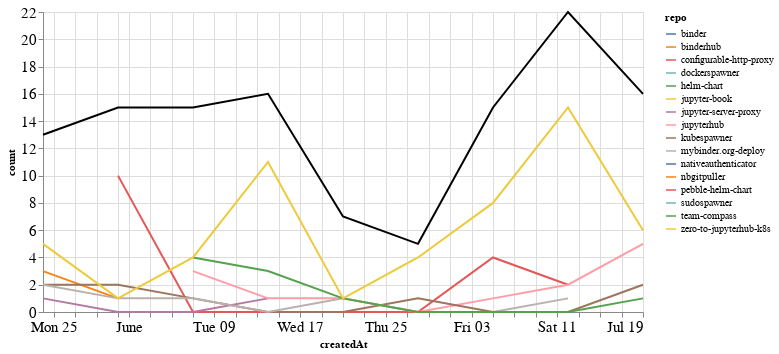

Write notebook code for a chart like this one.
### Markdown cell above
## Comments

### Code cell
comments_time = comments.groupby('repo').resample('W', on='createdAt').count()['author'].reset_index()
comments_time = comments_time.rename(columns={'author': 'count'})
comments_time_total = comments_time.groupby('createdAt').agg({"count": "sum"}).reset_index()
ch1 = alt.Chart(comments_time, width=600).mark_line().encode(
    x='createdAt',
    y='count',
    color='repo',
    tooltip="repo"
)

ch2 = alt.Chart(comments_time_total, width=600).mark_line(color="black").encode(
    x='createdAt',
    y='count',
)

ch1 + ch2

### Figure 1 — Vega-Lite specification as saved in the notebook (floating-point values rounded to 4 significant figures)
{"config": {"axisLeft": {"labelFontSize": 15}, "axisBottom": {"labelFontSize": 15}}, "layer": [{"data": {"name": "data-c9aec3d8c1747e147cfee46cfba9868f"}, "mark": "line", "encoding": {"color": {"type": "nominal", "field": "repo"}, "tooltip": {"type": "nominal", "field": "repo"}, "x": {"type": "temporal", "field": "createdAt"}, "y": {"type": "quantitative", "field": "count"}}, "width": 600}, {"data": {"name": "data-76139c4a3afed67f1107d5f05f49c852"}, "mark": {"type": "line", "color": "black"}, "encoding": {"x": {"type": "temporal", "field": "createdAt"}, "y": {"type": "quantitative", "field": "count"}}, "width": 600}], "$schema": "https://vega.github.io/schema/vega-lite/v4.8.1.json", "datasets": {"data-c9aec3d8c1747e147cfee46cfba9868f": [{"repo": "binder", "createdAt": "2020-07-19T00:00:00", "count": 2}, {"repo": "binderhub", "createdAt": "2020-05-24T00:00:00", "count": 3}, {"repo": "binderhub", "createdAt": "2020-05-31T00:00:00", "count": 1}, {"repo": "configurable-http-proxy", "createdAt": "2020-05-31T00:00:00", "count": 10}, {"repo": "configurable-http-proxy", "createdAt": "2020-06-07T00:00:00", "count": 0}, {"repo": "configurable-http-proxy", "createdAt": "2020-06-14T00:00:00", "count": 0}, {"repo": "configurable-http-proxy", "createdAt": "2020-06-21T00:00:00", "count": 0}, {"repo": "configurable-http-proxy", "createdAt": "2020-06-28T00:00:00", "count": 0}, {"repo": "configurable-http-proxy", "createdAt": "2020-07-05T00:00:00", "count": 4}, {"repo": "configurable-http-proxy", "createdAt": "2020-07-12T00:00:00", "count": 2}, {"repo": "dockerspawner", "createdAt": "2020-07-05T00:00:00", "count": 1}, {"repo": "helm-chart", "createdAt": "2020-06-07T00:00:00", "count": 1}, {"repo": "jupyter-book", "createdAt": "2020-07-12T00:00:00", "count": 1}, {"repo": "jupyter-server-proxy", "createdAt": "2020-05-24T00:00:00", "count": 1}, {"repo": "jupyter-server-proxy", "createdAt": "2020-05-31T00:00:00", "count": 0}, {"repo": "jupyter-server-proxy", "createdAt": "2020-06-07T00:00:00", "count": 0}, {"repo": "jupyter-server-proxy", "createdAt": "2020-06-14T00:00:00", "count": 1}, {"repo": "jupyterhub", "createdAt": "2020-06-07T00:00:00", "count": 3}, {"repo": "jupyterhub", "createdAt": "2020-06-14T00:00:00", "count": 1}, {"repo": "jupyterhub", "createdAt": "2020-06-21T00:00:00", "count": 1}, {"repo": "jupyterhub", "createdAt": "2020-06-28T00:00:00", "count": 0}, {"repo": "jupyterhub", "createdAt": "2020-07-05T00:00:00", "count": 1}, {"repo": "jupyterhub", "createdAt": "2020-07-12T00:00:00", "count": 2}, {"repo": "jupyterhub", "createdAt": "2020-07-19T00:00:00", "count": 5}, {"repo": "kubespawner", "createdAt": "2020-05-24T00:00:00", "count": 2}, {"repo": "kubespawner", "createdAt": "2020-05-31T00:00:00", "count": 2}, {"repo": "kubespawner", "createdAt": "2020-06-07T00:00:00", "count": 1}, {"repo": "kubespawner", "createdAt": "2020-06-14T00:00:00", "count": 0}, {"repo": "kubespawner", "createdAt": "2020-06-21T00:00:00", "count": 0}, {"repo": "kubespawner", "createdAt": "2020-06-28T00:00:00", "count": 1}, {"repo": "kubespawner", "createdAt": "2020-07-05T00:00:00", "count": 0}, {"repo": "kubespawner", "createdAt": "2020-07-12T00:00:00", "count": 0}, {"repo": "kubespawner", "createdAt": "2020-07-19T00:00:00", "count": 2}, {"repo": "mybinder.org-deploy", "createdAt": "2020-05-24T00:00:00", "count": 2}, {"repo": "mybinder.org-deploy", "createdAt": "2020-05-31T00:00:00", "count": 1}, {"repo": "mybinder.org-deploy", "createdAt": "2020-06-07T00:00:00", "count": 1}, {"repo": "mybinder.org-deploy", "createdAt": "2020-06-14T00:00:00", "count": 0}, {"repo": "mybinder.org-deploy", "createdAt": "2020-06-21T00:00:00", "count": 1}, {"repo": "mybinder.org-deploy", "createdAt": "2020-06-28T00:00:00", "count": 0}, {"repo": "mybinder.org-deploy", "createdAt": "2020-07-05T00:00:00", "count": 0}, {"repo": "mybinder.org-deploy", "createdAt": "2020-07-12T00:00:00", "count": 1}, {"repo": "nativeauthenticator", "createdAt": "2020-07-12T00:00:00", "count": 1}, {"repo": "nbgitpuller", "createdAt": "2020-07-05T00:00:00", "count": 1}, {"repo": "pebble-helm-chart", "createdAt": "2020-06-07T00:00:00", "count": 1}, {"repo": "sudospawner", "createdAt": "2020-06-21T00:00:00", "count": 3}, {"repo": "team-compass", "createdAt": "2020-06-07T00:00:00", "count": 4}, {"repo": "team-compass", "createdAt": "2020-06-14T00:00:00", "count": 3}, {"repo": "team-compass", "createdAt": "2020-06-21T00:00:00", "count": 1}, {"repo": "team-compass", "createdAt": "2020-06-28T00:00:00", "count": 0}, {"repo": "team-compass", "createdAt": "2020-07-05T00:00:00", "count": 0}, {"repo": "team-compass", "createdAt": "2020-07-12T00:00:00", "count": 0}, {"repo": "team-compass", "createdAt": "2020-07-19T00:00:00", "count": 1}, {"repo": "zero-to-jupyterhub-k8s", "createdAt": "2020-05-24T00:00:00", "count": 5}, {"repo": "zero-to-jupyterhub-k8s", "createdAt": "2020-05-31T00:00:00", "count": 1}, {"repo": "zero-to-jupyterhub-k8s", "createdAt": "2020-06-07T00:00:00", "count": 4}, {"repo": "zero-to-jupyterhub-k8s", "createdAt": "2020-06-14T00:00:00", "count": 11}, {"repo": "zero-to-jupyterhub-k8s", "createdAt": "2020-06-21T00:00:00", "count": 1}, {"repo": "zero-to-jupyterhub-k8s", "createdAt": "2020-06-28T00:00:00", "count": 4}, {"repo": "zero-to-jupyterhub-k8s", "createdAt": "2020-07-05T00:00:00", "count": 8}, {"repo": "zero-to-jupyterhub-k8s", "createdAt": "2020-07-12T00:00:00", "count": 15}, {"repo": "zero-to-jupyterhub-k8s", "createdAt": "2020-07-19T00:00:00", "count": 6}], "data-76139c4a3afed67f1107d5f05f49c852": [{"createdAt": "2020-05-24T00:00:00", "count": 13}, {"createdAt": "2020-05-31T00:00:00", "count": 15}, {"createdAt": "2020-06-07T00:00:00", "count": 15}, {"createdAt": "2020-06-14T00:00:00", "count": 16}, {"createdAt": "2020-06-21T00:00:00", "count": 7}, {"createdAt": "2020-06-28T00:00:00", "count": 5}, {"createdAt": "2020-07-05T00:00:00", "count": 15}, {"createdAt": "2020-07-12T00:00:00", "count": 22}, {"createdAt": "2020-07-19T00:00:00", "count": 16}]}}
